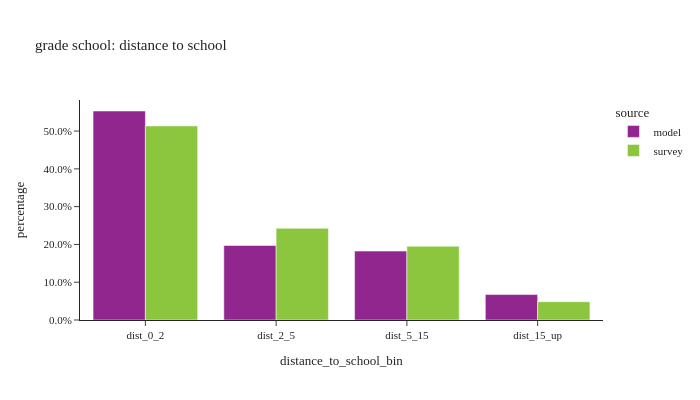

The notebook cell this image was saved under:
### Code cell
# distance to school: grade school
util.plot_share_barchart(per_data.loc[(per_data['pstudent']==1) & (per_data['age']<=14)], 'person_weight', 'distance_to_school_bin', title="grade school: distance to school")

### Figure 1 — Plotly figure (JSON) as saved in the notebook; plotly's stock layout.template omitted (floating-point values rounded to 4 significant figures)
{"data": [{"alignmentgroup": "True", "customdata": [[414722], [147829], [136716], [50507]], "hovertemplate": "source=model<br>distance_to_school_bin=%{x}<br>percentage=%{y}<br>sample_size=%{customdata[0]}<extra></extra>", "legendgroup": "model", "marker": {"color": "#91268F", "pattern": {"shape": ""}}, "name": "model", "offsetgroup": "model", "orientation": "v", "showlegend": true, "textposition": "auto", "type": "bar", "x": ["dist_0_2", "dist_2_5", "dist_5_15", "dist_15_up"], "xaxis": "x", "y": [0.5531, 0.1972, 0.1823, 0.06736], "yaxis": "y"}, {"alignmentgroup": "True", "customdata": [[314], [179], [81], [20]], "hovertemplate": "source=survey<br>distance_to_school_bin=%{x}<br>percentage=%{y}<br>sample_size=%{customdata[0]}<extra></extra>", "legendgroup": "survey", "marker": {"color": "#8CC63E", "pattern": {"shape": ""}}, "name": "survey", "offsetgroup": "survey", "orientation": "v", "showlegend": true, "textposition": "auto", "type": "bar", "x": ["dist_0_2", "dist_2_5", "dist_5_15", "dist_15_up"], "xaxis": "x", "y": [0.5136, 0.2426, 0.1953, 0.0485], "yaxis": "y"}], "layout": {"barmode": "group", "height": 400, "legend": {"title": {"text": "source"}, "tracegroupgap": 0}, "title": {"text": "grade school: distance to school"}, "width": 700, "xaxis": {"anchor": "y", "domain": [0.0, 1.0], "title": {"text": "distance_to_school_bin"}}, "yaxis": {"anchor": "x", "domain": [0.0, 1.0], "tickformat": ".1%", "title": {"text": "percentage"}}}}
